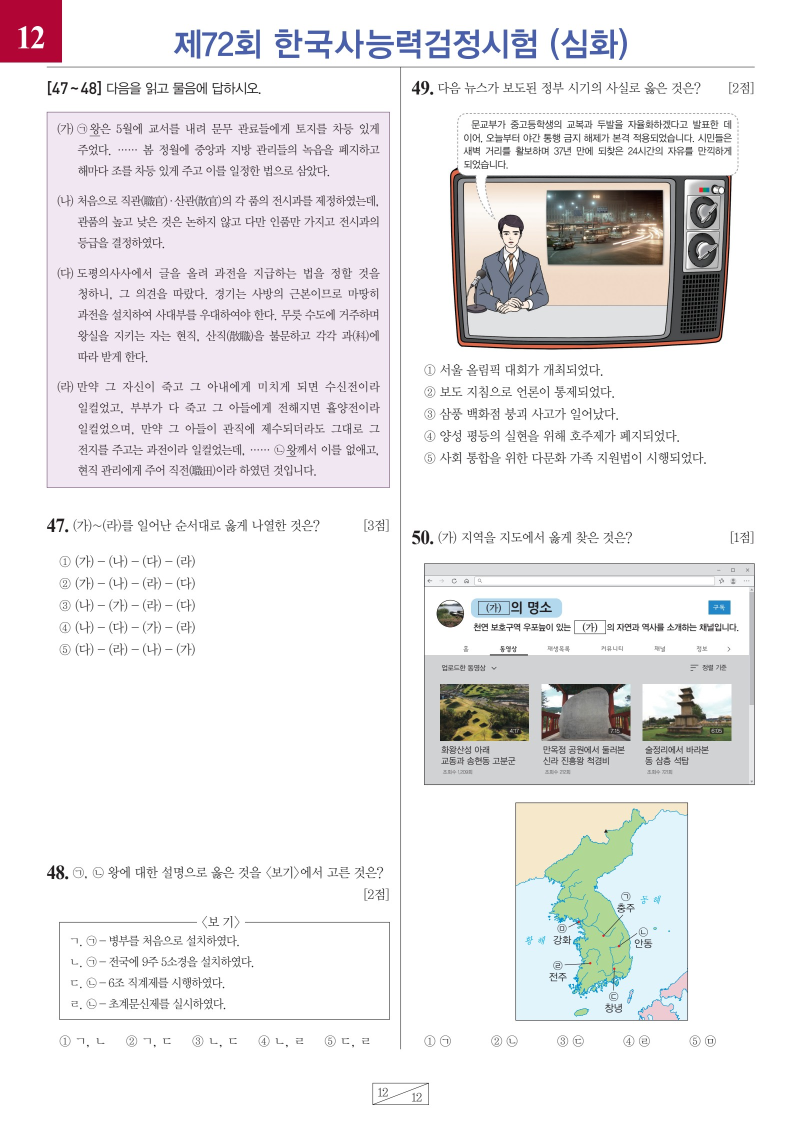
#> input picture dist/assets/72/page-12.jpg, 1603 x 2270 px (shown at 1/2 size)
$ python fix_group_72.py
#> lines starting #> are read from the running program, lines starting #| are printed output that depends on the picture
"""72회 47·48번은 '[47~48] 다음을 읽고 물음에 답하시오' 공통 지문이 있는데,
문항 이미지에 지문이 빠져 있어 page-12.jpg에서 지문+문항을 합쳐 다시 만든다."""
import os, shutil
from PIL import Image

BASE = os.path.join(os.path.dirname(__file__), '..', 'dist', 'assets', '72')
BACKUP = os.path.join(os.path.dirname(__file__), '..', '..', 'tmp', 'backup-72')
os.makedirs(BACKUP, exist_ok=True)
page = Image.open(os.path.join(BASE, 'page-12.jpg')).convert('RGB')
#> page is the input picture: PIL image 1603x2270 RGB; mean R, G, B 235.2, 233.7, 234.8
X0, X1 = 85, 790


def stack(parts):
    w = X1 - X0
    h = sum(b - a for a, b in parts) + 12 * (len(parts) - 1)
    out = Image.new('RGB', (w, h), 'white')
#> out: PIL image 705x1142 RGB; every value is 255
    y = 0
    for a, b in parts:
        out.paste(page.crop((X0, a, X1, b)), (0, y))
        y += (b - a) + 12
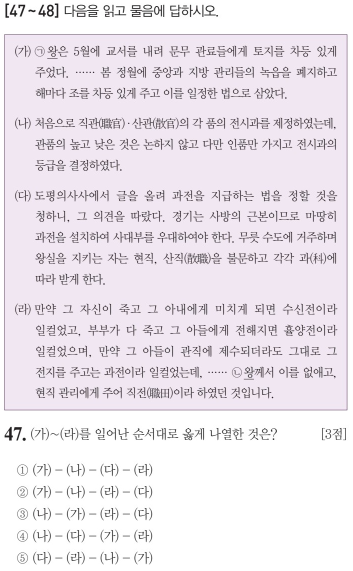
#> out: PIL image 705x1142 RGB (shown at 1/2 size); mean R, G, B 235.2, 228.7, 235.6
#> after the loop, y = 1154
    return out


# 공통 지문(머리말 + 박스): y 155~985
q47 = stack([(155, 985), (1025, 1325)])
q48 = stack([(155, 985), (1720, 2115)])
#> after the loop in stack (call 2), `for a, b in parts:`:
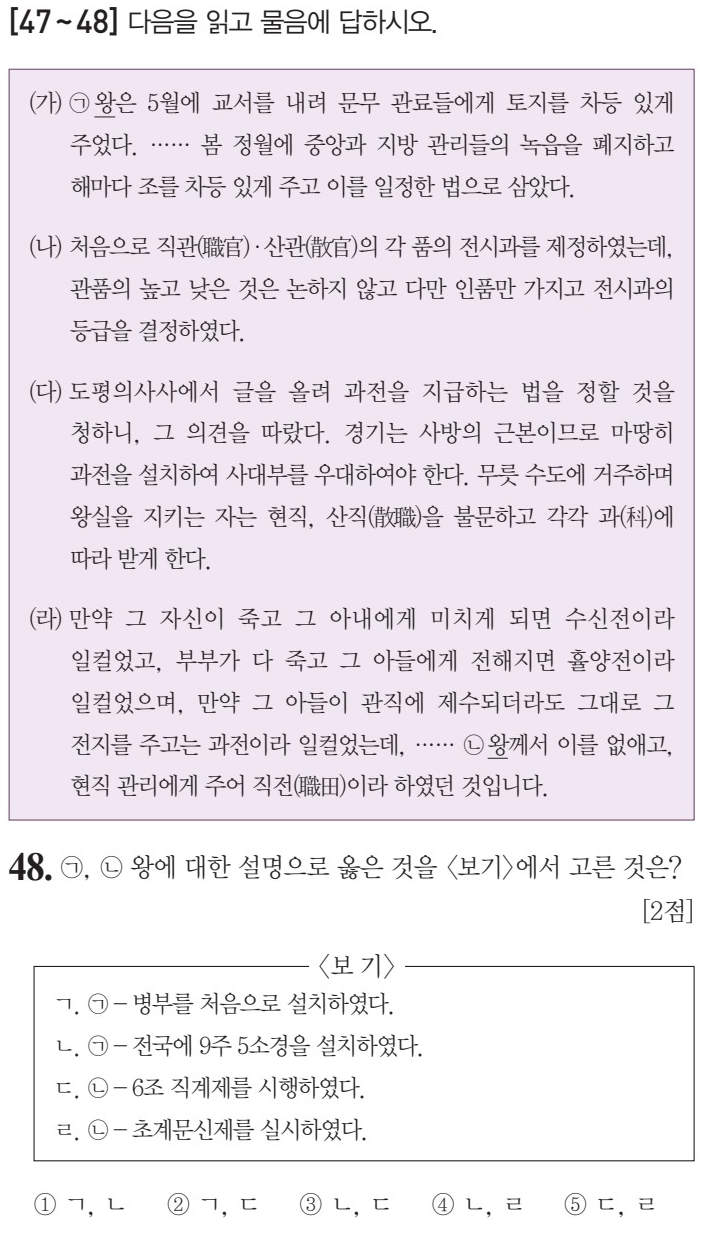
#> out: PIL image 705x1237 RGB; mean R, G, B 235.6, 229.7, 236
#> after the loop in stack (call 2), `for a, b in parts:`: y = 1249
for n, im in ((47, q47), (48, q48)):
    p = os.path.join(BASE, f'question-{n}.jpg')
    b = os.path.join(BACKUP, f'question-{n}.jpg')
    if not os.path.exists(b) and os.path.exists(p):
        shutil.copy2(p, b)
    im.save(p, quality=90)
    print(n, im.size)
#> this loop made 2 passes
#> n on passes 1 to 2: 47, 48
#> (printed output is left out)

$ run again, with dist/assets/72/page-01.jpg copied over dist/assets/72/page-12.jpg
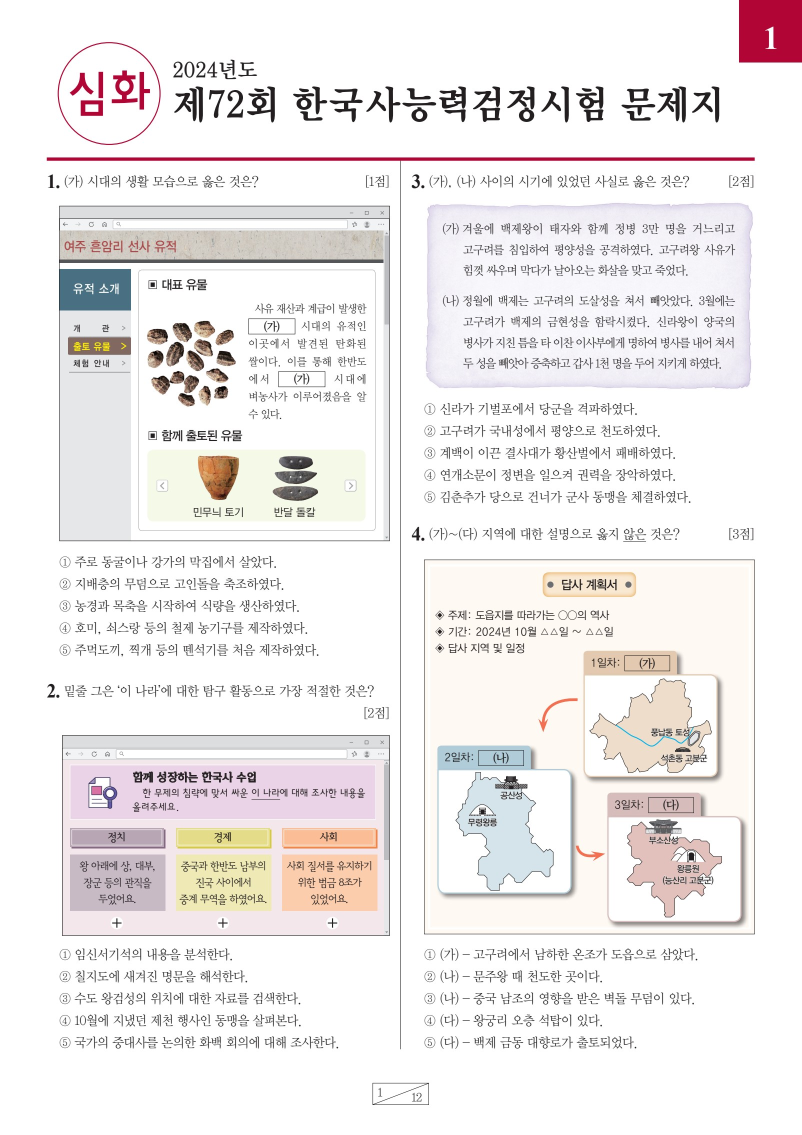
#> input picture dist/assets/72/page-01.jpg, 1603 x 2270 px (shown at 1/2 size)
#> page is the input picture: PIL image 1603x2270 RGB; mean R, G, B 239.5, 236.1, 235.7
#> after the loop in stack, `for a, b in parts:`:
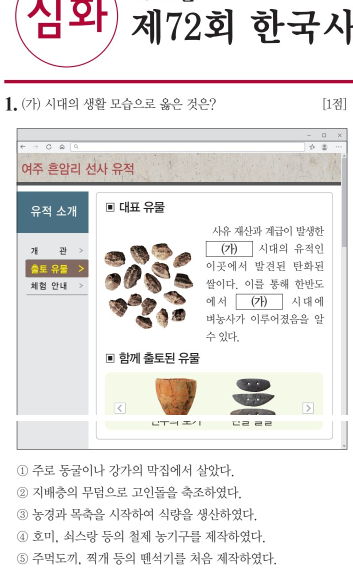
#> out: PIL image 705x1142 RGB (shown at 1/2 size); mean R, G, B 231.3, 228.9, 228.2
#> after the loop in stack, `for a, b in parts:`: y = 1154
#> after the loop in stack (call 2), `for a, b in parts:`:
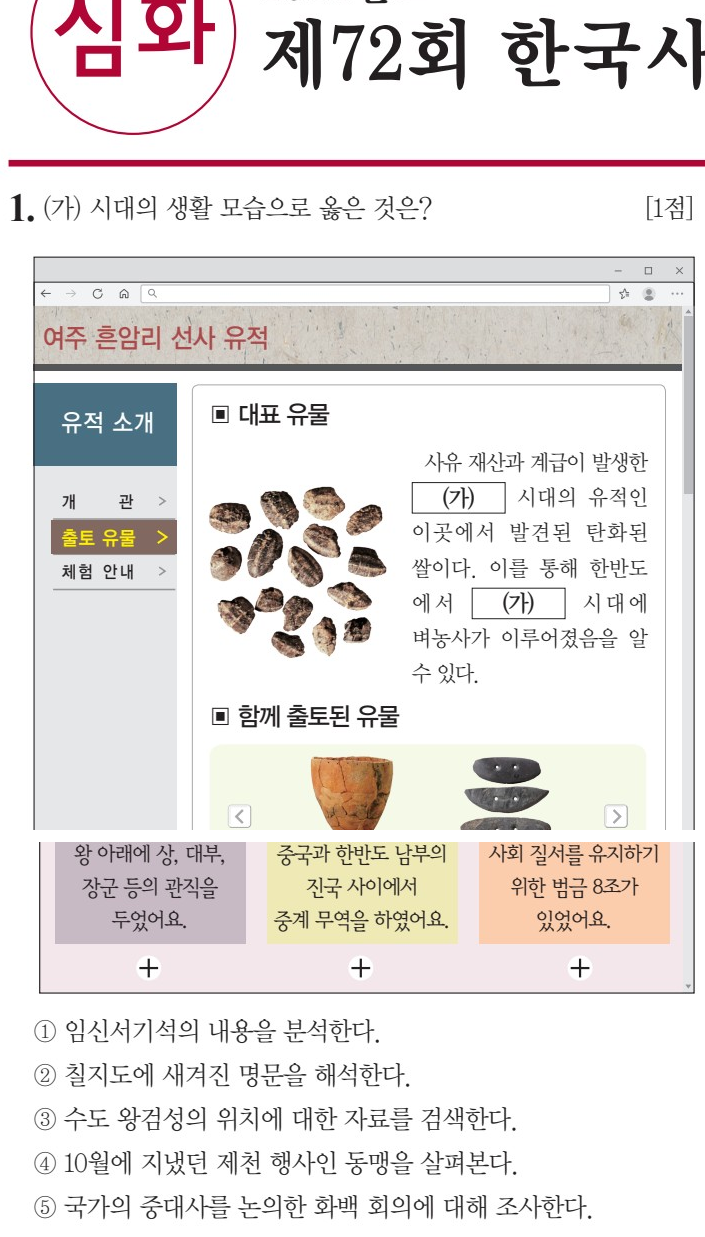
#> out: PIL image 705x1237 RGB; mean R, G, B 230.2, 226.1, 224.2
#> after the loop in stack (call 2), `for a, b in parts:`: y = 1249
#> the loop `for n, im in ((47, q47), (48, q48)):` made 2 passes
#> n on passes 1 to 2: 47, 48
#> (printed output is left out)

$ run again, with dist/assets/72/page-03.jpg copied over dist/assets/72/page-12.jpg
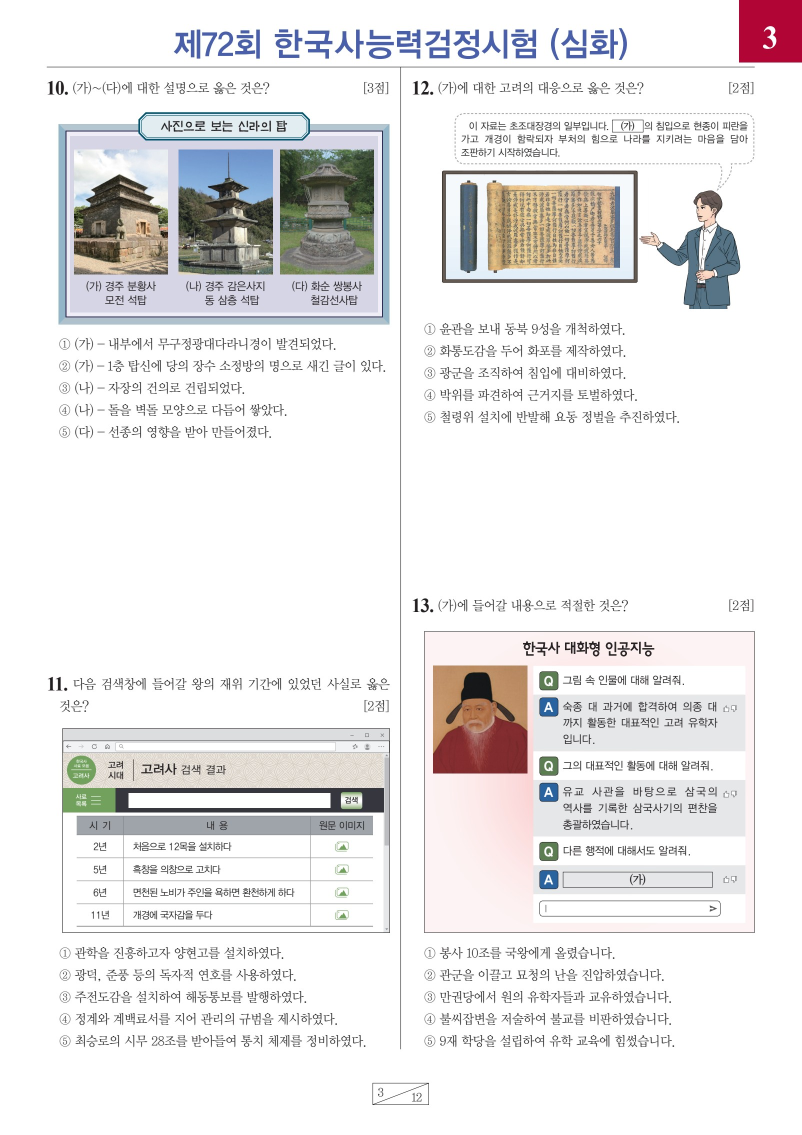
#> input picture dist/assets/72/page-03.jpg, 1603 x 2270 px (shown at 1/2 size)
#> page is the input picture: PIL image 1603x2270 RGB; mean R, G, B 233.8, 232.5, 232.7
#> after the loop in stack, `for a, b in parts:`:
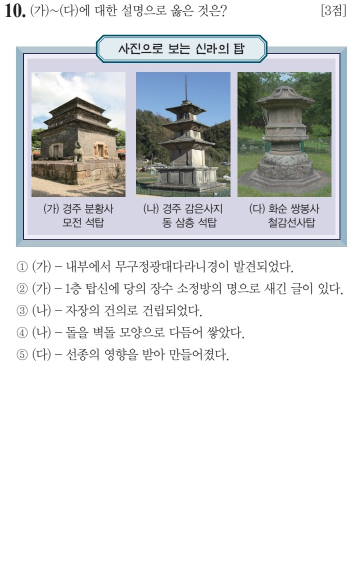
#> out: PIL image 705x1142 RGB (shown at 1/2 size); mean R, G, B 218, 220.1, 221.1
#> after the loop in stack, `for a, b in parts:`: y = 1154
#> after the loop in stack (call 2), `for a, b in parts:`:
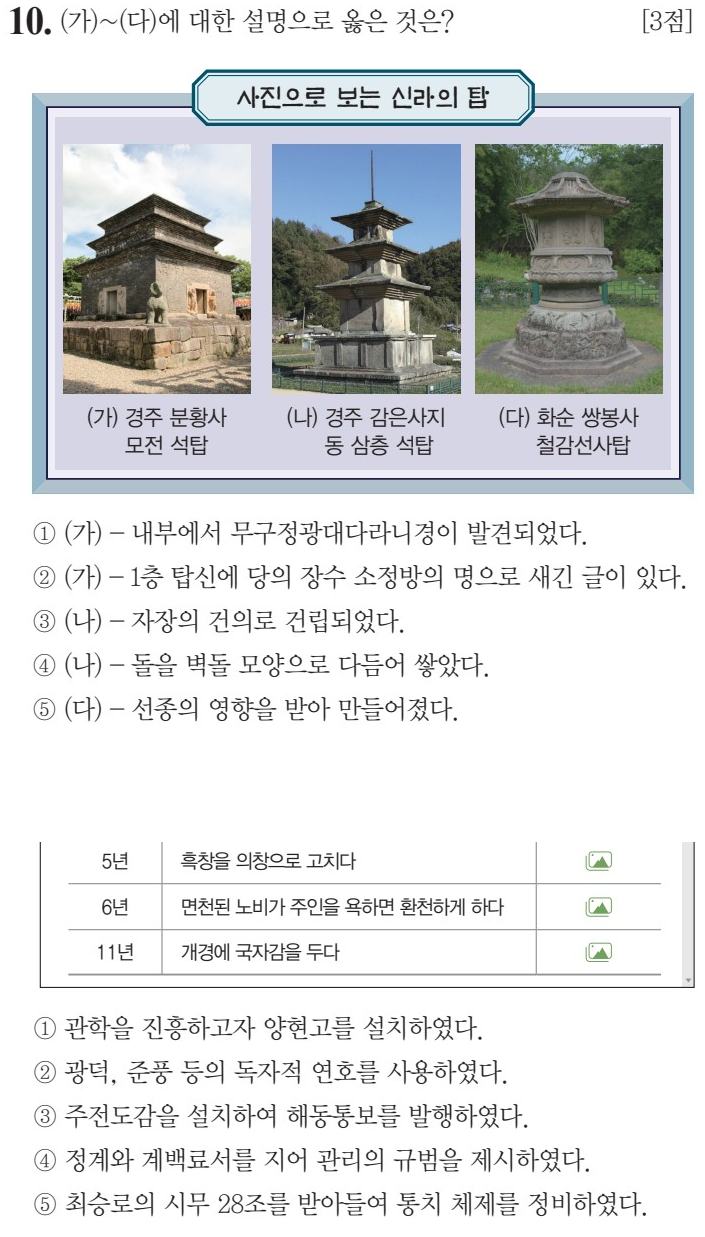
#> out: PIL image 705x1237 RGB; mean R, G, B 216.5, 218.5, 219.4
#> after the loop in stack (call 2), `for a, b in parts:`: y = 1249
#> the loop `for n, im in ((47, q47), (48, q48)):` made 2 passes
#> n on passes 1 to 2: 47, 48
#> (printed output is left out)
